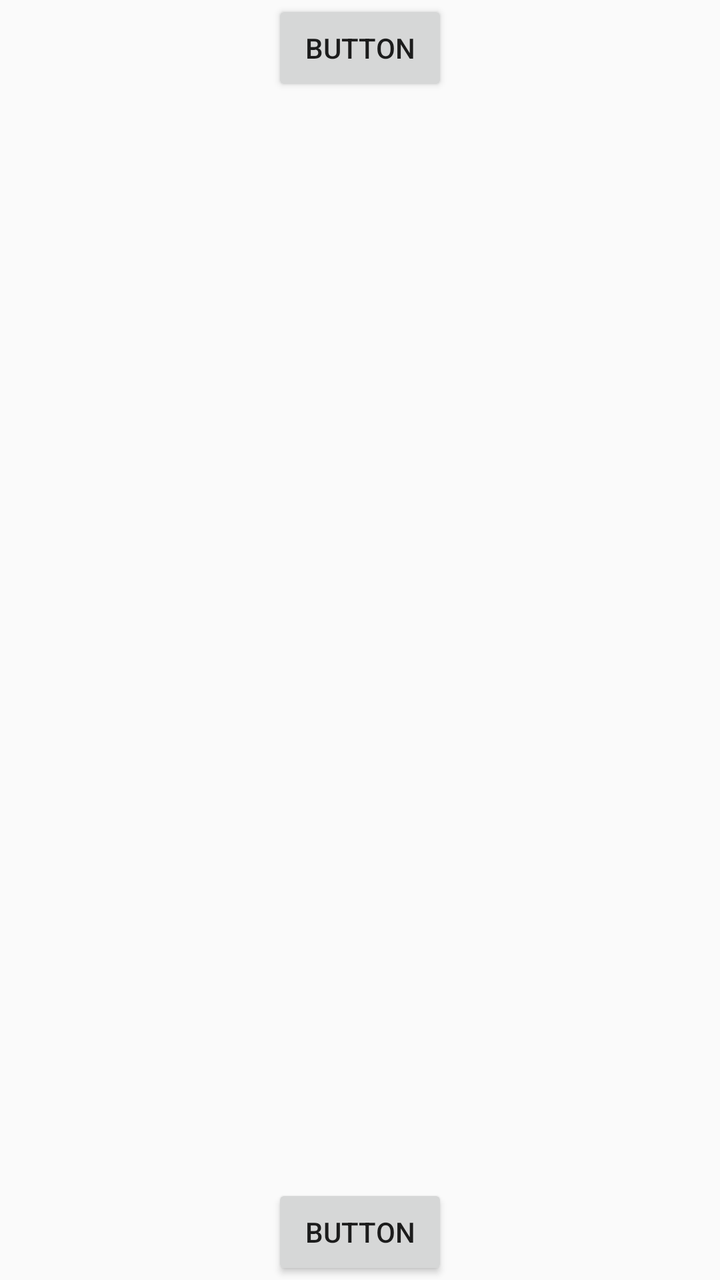
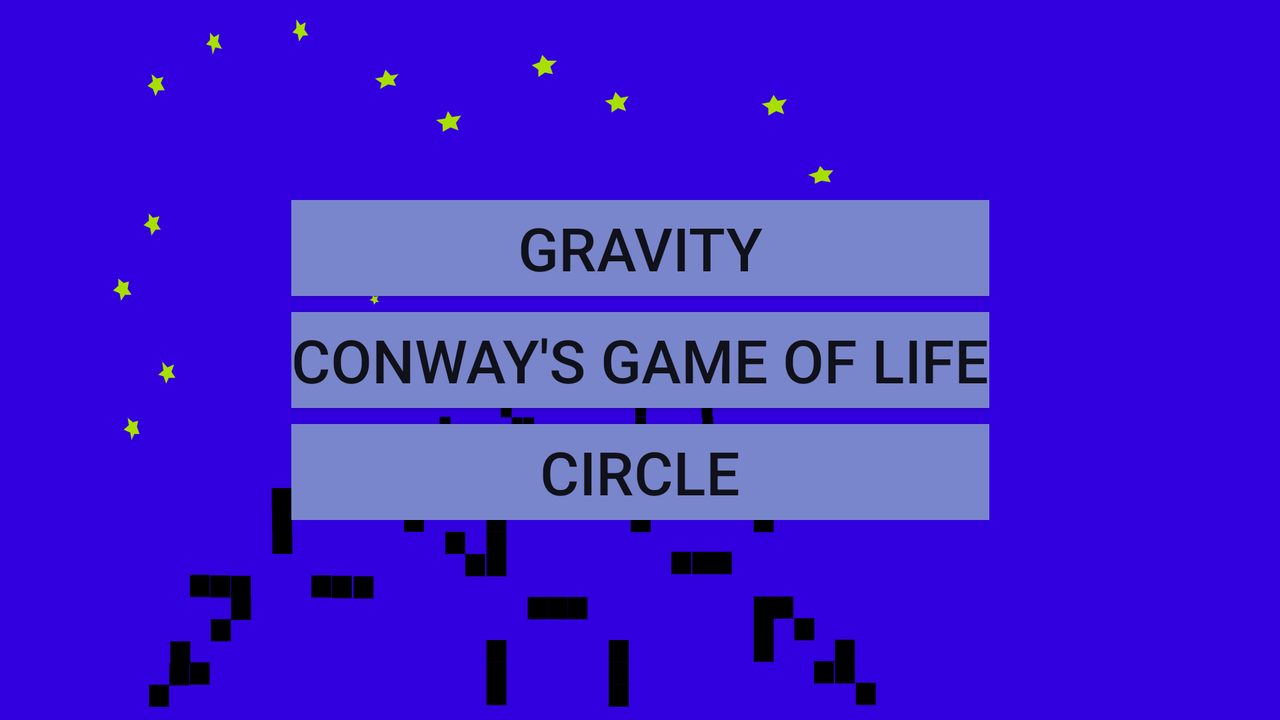

Two renders of one Android screen. The first uses the default layout on a phone; the second uses the alternative layout the repository ships for a different screen configuration, on a matching device. The two XML files are below.
<!-- AndroidManifest.xml: application theme AppTheme -->
<!-- res/layout/activity_main.xml -->
<?xml version="1.0" encoding="utf-8"?>
<androidx.constraintlayout.widget.ConstraintLayout xmlns:android="http://schemas.android.com/apk/res/android"
    xmlns:app="http://schemas.android.com/apk/res-auto"
    xmlns:tools="http://schemas.android.com/tools"
    android:layout_width="match_parent"
    android:layout_height="match_parent"
    tools:context=".MainActivity">

    <Button
        android:id="@+id/bttn_2d"
        android:layout_width="wrap_content"
        android:layout_height="48dp"
        android:text="Button"
        app:layout_constraintEnd_toEndOf="parent"
        app:layout_constraintStart_toStartOf="parent"
        app:layout_constraintTop_toTopOf="parent" />

    <Button
        android:id="@+id/bttn_3d"
        android:layout_width="wrap_content"
        android:layout_height="48dp"
        android:text="Button"
        app:layout_constraintBottom_toBottomOf="parent"
        app:layout_constraintEnd_toEndOf="parent"
        app:layout_constraintStart_toStartOf="parent" />
</androidx.constraintlayout.widget.ConstraintLayout>
<!-- resources referenced by this layout -->
<resources>
  <style name="AppTheme" parent="Theme.AppCompat.DayNight.NoActionBar">
          
          <item name="colorPrimary">@color/colorPrimary</item>
          <item name="colorPrimaryDark">@color/colorPrimaryDark</item>
          <item name="colorAccent">@color/colorAccent</item>
          <item name="android:windowFullscreen">true</item>
      </style>
  <color name="colorPrimary">#6200EE</color>
  <color name="colorPrimaryDark">#3700B3</color>
  <color name="colorAccent">#03DAC5</color>
</resources>
<!-- res/layout-land/activity_main.xml (the repository's variant of the layout above) -->
<!-- drawn on the phone turned sideways -->
<?xml version="1.0" encoding="utf-8"?>
<androidx.constraintlayout.widget.ConstraintLayout xmlns:android="http://schemas.android.com/apk/res/android"
    xmlns:app="http://schemas.android.com/apk/res-auto"
    xmlns:tools="http://schemas.android.com/tools"
    android:background="@drawable/ic_bg"
    android:layout_width="match_parent"
    android:layout_height="match_parent"
    tools:context=".MainActivity"
    >

    <LinearLayout
        android:layout_width="wrap_content"
        android:layout_height="wrap_content"
        android:orientation="vertical"
        android:background="@drawable/ic_bg"

        app:layout_constraintBottom_toBottomOf="parent"
        app:layout_constraintEnd_toEndOf="parent"
        app:layout_constraintStart_toStartOf="parent"
        app:layout_constraintTop_toTopOf="parent">

        <Button
            android:id="@+id/bttn_2d"
            android:layout_width="match_parent"
            android:layout_height="wrap_content"
            android:layout_marginBottom="8dip"
            android:background="#7986CB"
            android:text="@string/gravity"
            android:textSize="30sp" />

        <Button
            android:id="@+id/bttn_3d"
            android:layout_width="match_parent"
            android:layout_height="wrap_content"
            android:layout_marginBottom="8dip"
            android:background="#7986CB"
            android:text="@string/conway_s_game_of_life"
            android:textSize="30sp" />

        <Button
            android:id="@+id/bttn_4d"
            android:layout_width="match_parent"
            android:layout_height="wrap_content"
            android:background="#7986CB"
            android:text="@string/circle"
            android:textSize="30sp" />
    </LinearLayout>
</androidx.constraintlayout.widget.ConstraintLayout>
<!-- resources referenced by the variant -->
<!-- as the phone turned sideways resolves them -->
<resources>
  <!-- drawable ic_bg: vector/xml drawable (drawable, 8140 chars, omitted) -->
  <string name="circle">Circle</string>
  <string name="conway_s_game_of_life">Conway\'s Game of Life</string>
  <string name="gravity">Gravity</string>
  <style name="AppTheme" parent="Theme.AppCompat.DayNight.NoActionBar">
          
          <item name="colorPrimary">@color/colorPrimary</item>
          <item name="colorPrimaryDark">@color/colorPrimaryDark</item>
          <item name="colorAccent">@color/colorAccent</item>
          <item name="android:windowFullscreen">true</item>
      </style>
  <color name="colorPrimary">#6200EE</color>
  <color name="colorPrimaryDark">#3700B3</color>
  <color name="colorAccent">#03DAC5</color>
</resources>
